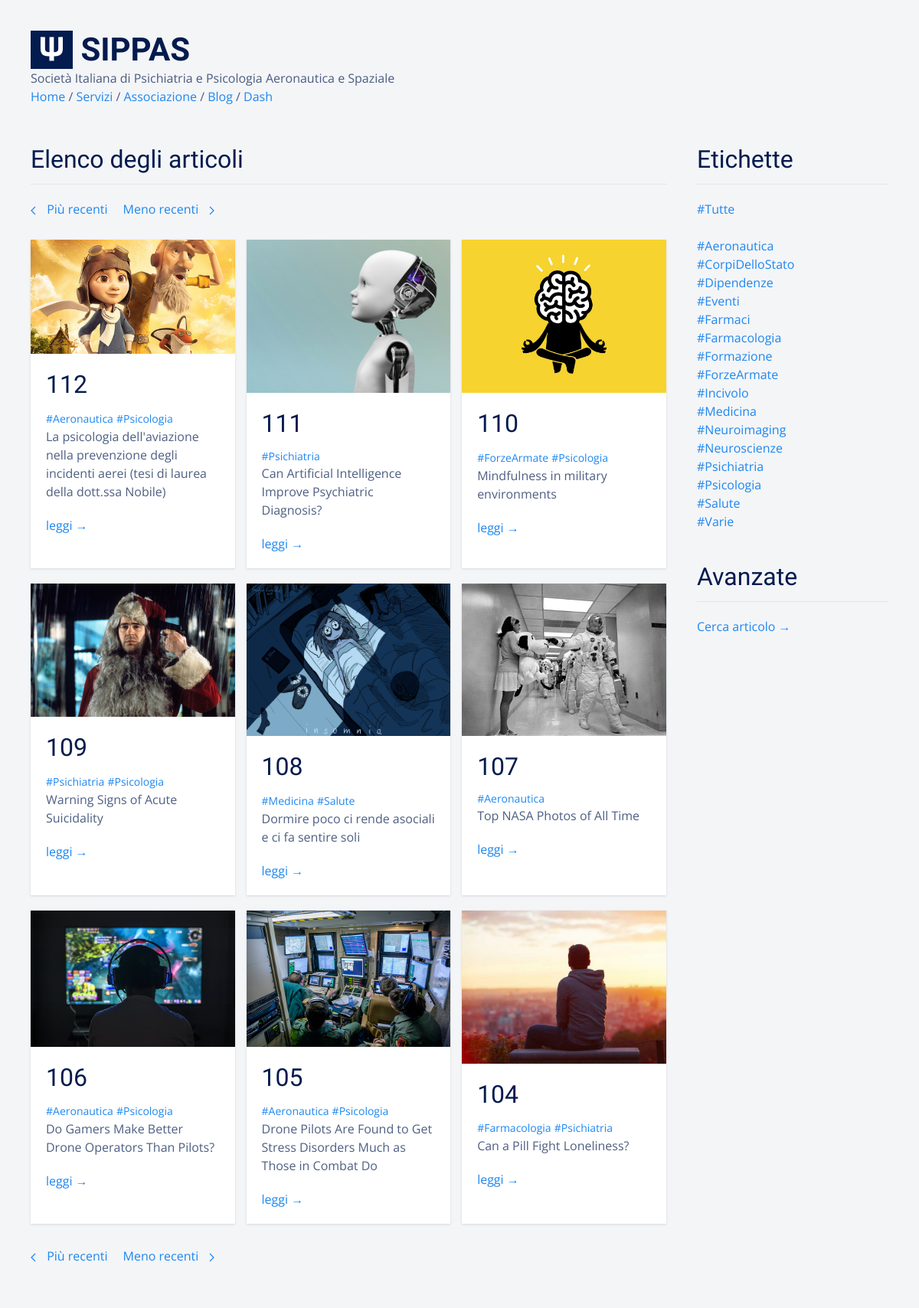
The page /blog/next/offset/113 on the database its author committed.
### tables this page shows
CREATE TABLE "posts" (
  "id" integer NOT NULL,
  "title" text,
  "body" TEXT,
  "teaser" text,
  "tags" TEXT,
  "is_sticky" integer,
  "author" text,
  "created_at" TEXT,
  "updated_at" text,
  "published_at" TEXT,
  PRIMARY KEY ("id")
);

### flaskApp/blueprints/blog/routes.py (the view)
@bp_blog.route("/next/offset/<int:id>")
@cache.cached()
def posts_next(id):
  posts = query_db("SELECT * FROM posts WHERE id < ? ORDER BY id DESC LIMIT ?", [ id, BLOG_PAGE_SIZE ])
  if posts == []: return redirect(url_for('blog.posts'))
  return render_template(
    "blog/posts.html",
    posts=posts,
    tags=TAGS,
    pagination="blog/posts_pagination.html"
  )

### flaskApp/db/sqlite.py (called while the page is built)
def dict_factory(cursor, row):
  d = {}
  for idx, col in enumerate(cursor.description):
    d[col[0]] = row[idx]
  return d

def get_db():
  if "db" not in g:
    g.db = sqlite3.connect(
      db_path,
      detect_types=sqlite3.PARSE_DECLTYPES,
      isolation_level="DEFERRED"
    )
    g.db.cursor().execute("PRAGMA journal_mode=WAL")
    g.db.row_factory = dict_factory
  return g.db

def query_db(query, args=(), one=False):
  with closing(get_db().cursor().execute(query, args)) as cur:
    rv = cur.fetchall()
    return (rv[0] if rv else None) if one else rv

### flaskApp/blueprints/blog/templates/blog/posts.html
{% extends 'base.html' %}
{% block content %}
<div class="uk-section">
  <div class="uk-container">
    <div class="uk-grid">
      <div class="uk-width-3-4@s">
        <h2 class="uk-heading-divider">Elenco degli articoli</h2>
        {% if posts %}
        <div class="uk-margin">
          {% include pagination %}
        </div>
        {% include 'blog/posts_list.html' %}
        {% else %}
        <div class="uk-margin">
          Nessun articolo trovato.
        </div>
        {% endif %}
      </div>
      <div class="uk-width-expand">
        <div>
          <h2 class="uk-heading-divider">Etichette</h2>
          {% include 'blog/tags_list.html' %}
          <h2 class="uk-heading-divider uk-margin-medium-top">Avanzate</h2>
          <div class="uk-margin-top">
            <a href="{{ url_for('blog.posts_search') }}">Cerca articolo &rarr;</a>
          </div>
        </div>
      </div>
    </div>
    {% if posts %}
    <div class="uk-margin-small-top">
      {% include pagination %}
    </div>
    {% endif %}
  </div>
</div>
{% endblock %}

### flaskApp/blueprints/blog/templates/blog/posts_list.html
<div class="uk-grid uk-grid-match uk-grid-small">
  {% for p in posts %}
  <div class="uk-width-1-2@s uk-width-1-3@l uk-margin-bottom">
    <div class="uk-card uk-card-default uk-card-small uk-margin">
      {% if p.teaser %}
      <div class="uk-card-media-top">
        <img src="{{ url_for('static', filename='blog/' + p.teaser | replace('#', p.id | string)) }}" />
      </div>
      {% endif %}
      <div class="uk-card-body uk-padding-small-top">
        <h2 class="uk-margin-remove">{{ p.id }}</h2>
        <div class="uk-margin-small">
          <p class="uk-margin-remove">
            {% for tag in p.tags.split(' ') %} <a class="uk-text-small"
              href="{{ url_for('blog.posts_tagged', tag=tag) }}">{{ tag }}</a> {% endfor %}
          </p>
          <p class="uk-margin-remove">{{ p.title }}</p>
        </div>
        <div class="uk-margin">
          <a href="{{ url_for('blog.view_post', id=p.id) }}">leggi &rarr;</a>
        </div>
      </div>
    </div>
  </div>
  {% endfor %}
</div>

### flaskApp/static/css/main.css (style rules this page uses)
html { font-family: 'Open Sans', sans-serif; font-size: 16px; font-weight: normal; line-height: 1.5; background: #f4f5f7; color: rgba(3,27,78,0.7); }
h1, .uk-h1, h2, .uk-h2, h3, .uk-h3, h4, .uk-h4, h5, .uk-h5, h6, .uk-h6 { font-family: 'Yanone Kaffeesatz', sans-serif; margin: 0 0 20px 0; font-weight: normal; color: #031b4e; text-transform: none; }
.uk-section { padding: 0px; padding-top: 30px; }
.uk-card-default { color: rgba(3,27,78,0.7) !important; -webkit-box-shadow: 0 1px 3px rgba(0,0,0,.12); box-shadow: 0 1px 3px rgba(0,0,0,.12); border: 0; }

### rows shown on the page
posts: teaser+id (picture), id "112", tag "#Aeronautica" "#Psicologia", title "La psicologia dell'aviazione nella prevenzione degli incidenti aerei (tesi di laurea della dott.ssa Nobile)"
posts: teaser+id (picture), id "111", tags "#Psichiatria", title "Can Artificial Intelligence Improve Psychiatric Diagnosis?"
posts: teaser+id (picture), id "110", tag "#ForzeArmate" "#Psicologia", title "Mindfulness in military environments"
posts: teaser+id (picture), id "109", tag "#Psichiatria" "#Psicologia", title "Warning Signs of Acute Suicidality"
posts: teaser+id (picture), id "108", tag "#Medicina" "#Salute", title "Dormire poco ci rende asociali e ci fa sentire soli"
posts: teaser+id (picture), id "107", tags "#Aeronautica", title "Top NASA Photos of All Time"
posts: teaser+id (picture), id "106", tag "#Aeronautica" "#Psicologia", title "Do Gamers Make Better Drone Operators Than Pilots?"
posts: teaser+id (picture), id "105", tag "#Aeronautica" "#Psicologia", title "Drone Pilots Are Found to Get Stress Disorders Much as Those in Combat Do"
posts: teaser+id (picture), id "104", tag "#Farmacologia" "#Psichiatria", title "Can a Pill Fight Loneliness?"

### other values the page prints
{{ t }} "#Aeronautica" "#CorpiDelloStato" "#Dipendenze" "#Eventi" "#Farmaci" "#Farmacologia" "#Formazione" "#ForzeArmate" "#Incivolo" "#Medicina" "#Neuroimaging" "#Neuroscienze" "#Psichiatria" "#Psicologia" "#Salute" "#Varie"
